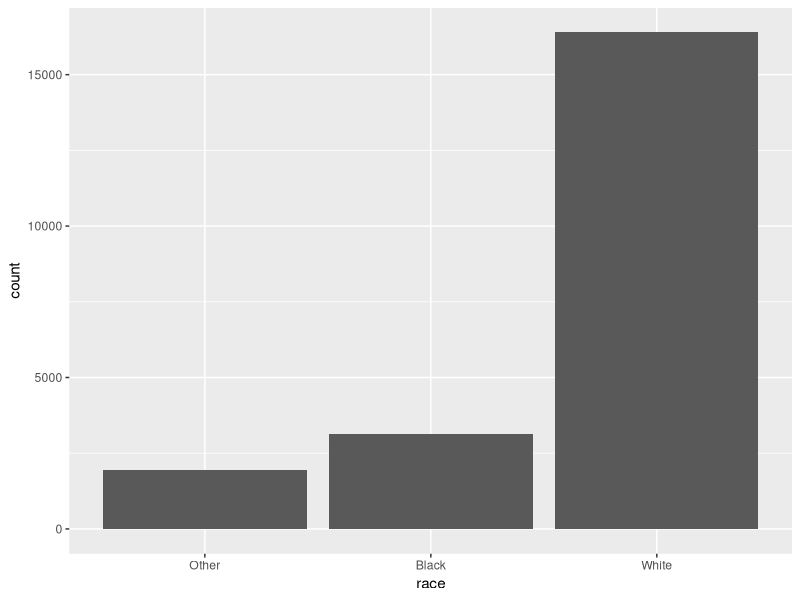
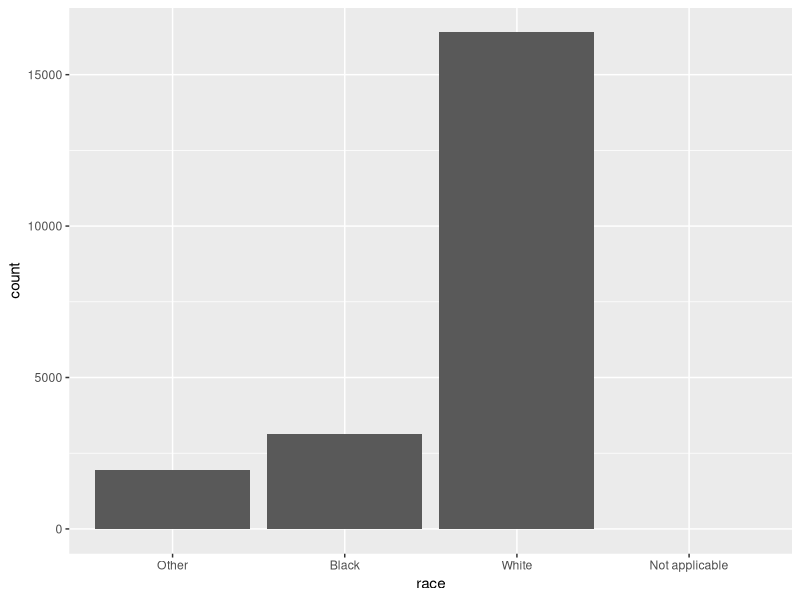
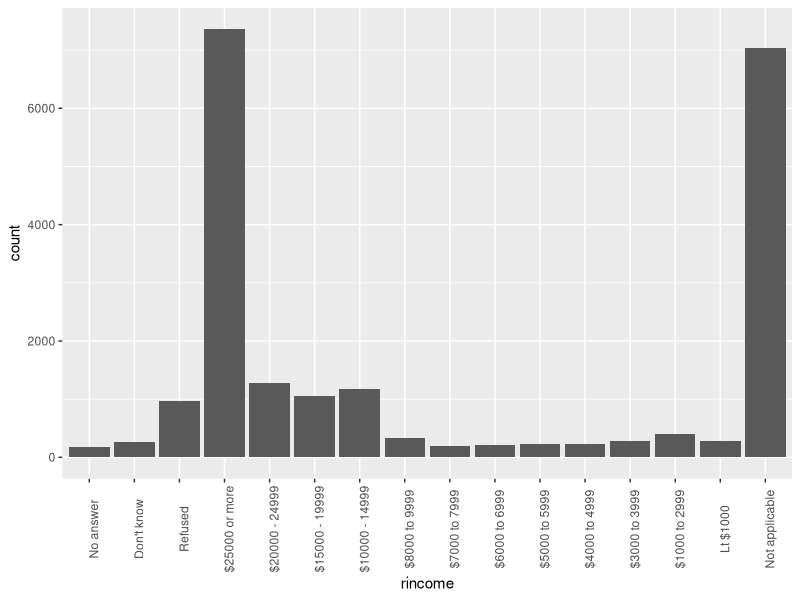
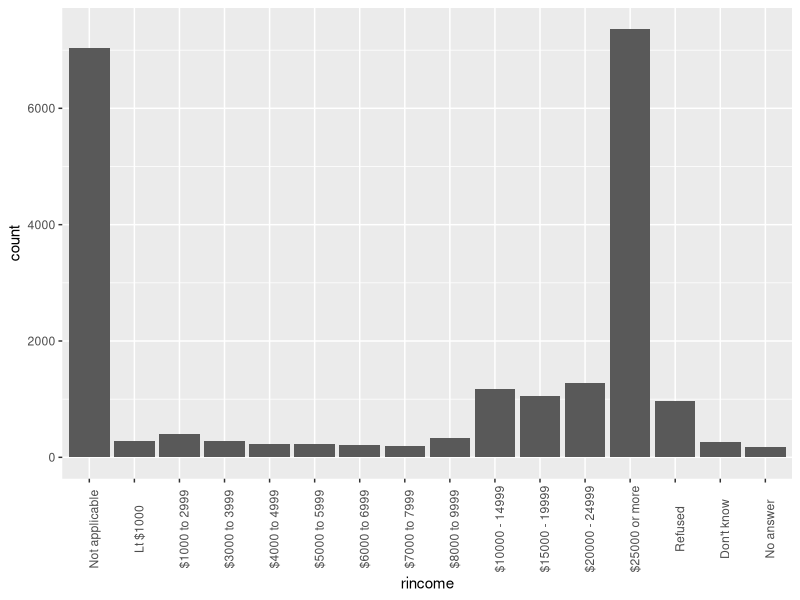
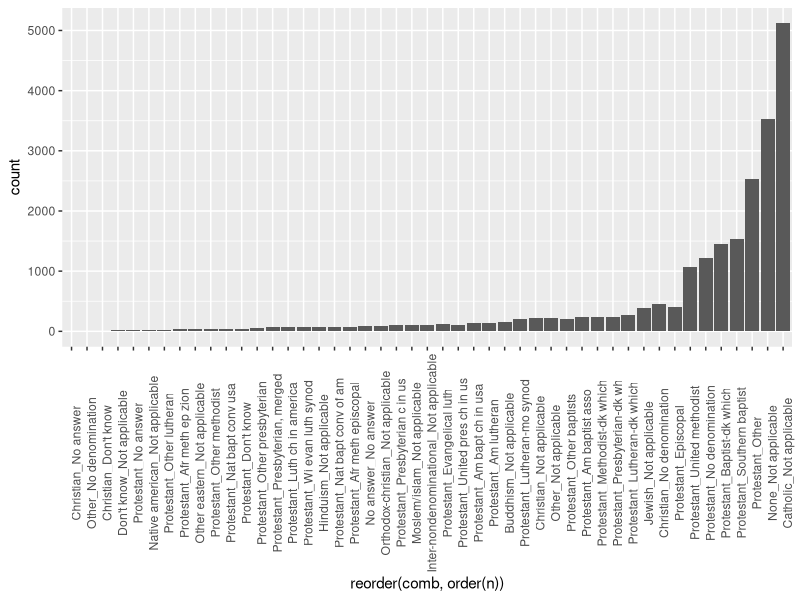
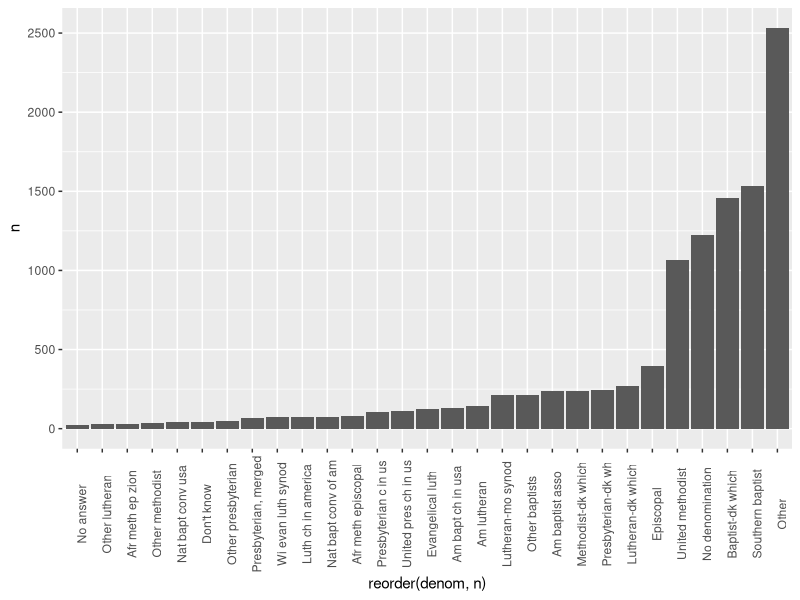
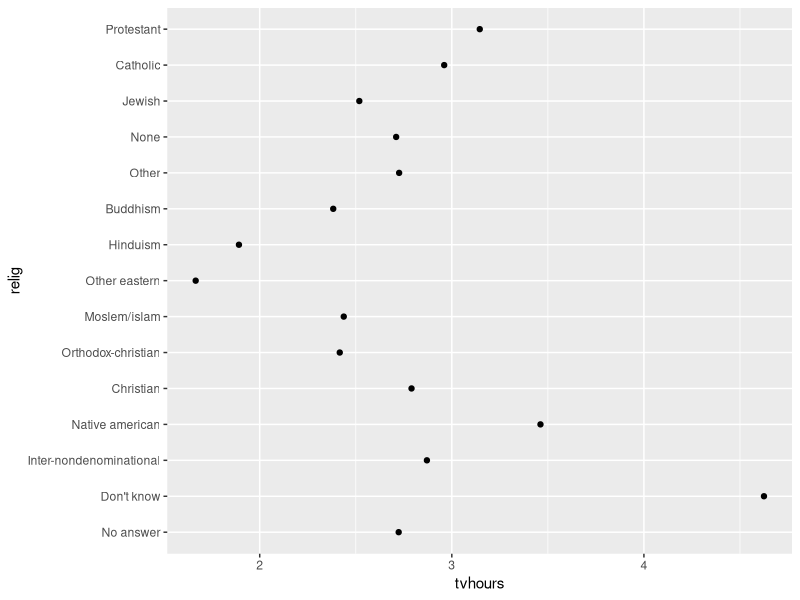
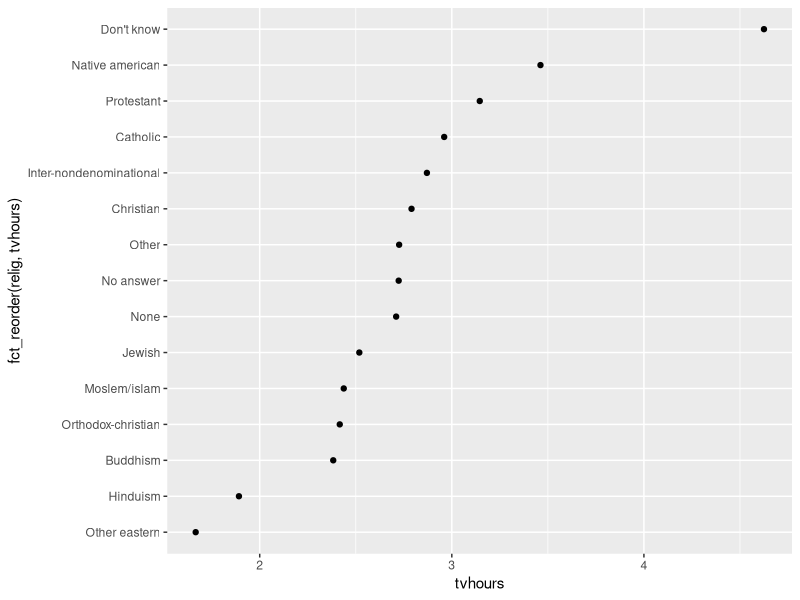

R code for these plots, in order:
## ---- chunk 1
knitr::opts_chunk$set(echo = TRUE)
## ---- chunk 2
library(tidyverse)
library(forcats)
## ---- chunk 3
x1 <- c("Dec", "Apr", "Jan", "Mar")

x2 <- c("Dec", "Apr", "Jam", "Mar")

sort(x1)

month_levels <- c(
  "Jan", "Feb", "Mar", "Apr", "May", "Jun", 
  "Jul", "Aug", "Sep", "Oct", "Nov", "Dec"
)

y1 <- factor(x1, levels = month_levels)
y1
sort(y1)

y2 <- factor(x2, levels = month_levels)
y2

y2 <- parse_factor(x2, levels = month_levels)

factor(x1)

f1 <- factor(x1, levels = unique(x1))
f1

f2 <- x1 %>% factor() %>% fct_inorder()
f2

levels(f2)
## ---- chunk 4
gss_cat

gss_cat %>%
  count(race)

ggplot(gss_cat, aes(race)) +
  geom_bar()

ggplot(gss_cat, aes(race)) +
  geom_bar() +
  scale_x_discrete(drop = FALSE)
## ---- chunk 5
ggplot(gss_cat, aes(rincome)) +
  geom_bar() +
  scale_x_discrete(drop = FALSE) +
  theme(axis.text.x = element_text(angle = 90))

ggplot(gss_cat, aes(rincome)) +
  geom_bar() +
  scale_x_discrete(limits = rev(levels(gss_cat$rincome)), drop = FALSE) +
  theme(axis.text.x = element_text(angle = 90))
## ---- chunk 6
gss_cat %>%
  count(relig, sort = T) %>%
  head(1)

gss_cat %>%
  count(partyid, sort = T) %>%
  head(1)
## ---- chunk 7
gss_cat %>%
  group_by(relig) %>%
  count(denom, sort = T)

gss_cat %>%
  group_by(relig) %>%
  count(denom, sort = T) %>%
  mutate(comb = paste(relig,denom, sep = "_")) %>%
  ggplot(aes(reorder(comb, order(n)), weight = n)) +
  geom_bar() +
  theme(axis.text.x = element_text(angle = 90))

gss_cat %>%
  filter(relig == "Protestant") %>%
  count(denom) %>%
  ggplot(aes(reorder(denom, n), n)) +
  geom_bar(stat = "identity") +
  theme(axis.text.x = element_text(angle = 90))
## ---- chunk 8
relig_summary <- gss_cat %>%
  group_by(relig) %>%
  summarise(
    age = mean(age, na.rm = TRUE),
    tvhours = mean(tvhours, na.rm = TRUE),
    n = n()
  )

ggplot(relig_summary, aes(tvhours, relig)) + geom_point()
ggplot(relig_summary, aes(tvhours, fct_reorder(relig, tvhours))) +
  geom_point()

relig_summary %>%
  mutate(relig = fct_reorder(relig, tvhours)) %>%
  ggplot(aes(tvhours, relig)) +
    geom_point()

rincome_summary <- gss_cat %>%
  group_by(rincome) %>%
  summarise(
    age = mean(age, na.rm = TRUE),
    tvhours = mean(tvhours, na.rm = TRUE),
    n = n()
  )

ggplot(rincome_summary, aes(age, fct_reorder(rincome, age))) + geom_point()

ggplot(rincome_summary, aes(age, fct_relevel(rincome, "Not applicable"))) +
  geom_point()

by_age <- gss_cat %>%
  filter(!is.na(age)) %>%
  group_by(age, marital) %>%
  count() %>%
  ungroup() %>%
  group_by(age) %>%
  mutate(prop = n / sum(n))

ggplot(by_age, aes(age, prop, colour = marital)) +
  geom_line(na.rm = TRUE)

ggplot(by_age, aes(age, prop, colour = fct_reorder2(marital, age, prop))) +
  geom_line() +
  labs(colour = "marital")

gss_cat %>%
  mutate(marital = marital %>% fct_infreq() %>% fct_rev()) %>%
  ggplot(aes(marital)) +
    geom_bar()
## ---- chunk 9
summary(gss_cat$tvhours)

gss_cat %>%
  group_by(tvhours) %>%
  count() %>%
  ggplot(aes(tvhours, weight = n)) + 
  geom_bar()
## ---- chunk 10
str(gss_cat)
levels(gss_cat$marital)
levels(gss_cat$race)
levels(gss_cat$rincome)
levels(gss_cat$partyid)
levels(gss_cat$relig)
levels(gss_cat$denom)
## ---- chunk 11
gss_cat %>% count(partyid)

gss_cat %>%
  mutate(partyid = fct_recode(partyid,
    "Republican, strong"    = "Strong republican",
    "Republican, weak"      = "Not str republican",
    "Independent, near rep" = "Ind,near rep",
    "Independent, near dem" = "Ind,near dem",
    "Democrat, weak"        = "Not str democrat",
    "Democrat, strong"      = "Strong democrat"
  )) %>%
  count(partyid)

gss_cat %>%
  mutate(partyid = fct_recode(partyid,
    "Republican, strong"    = "Strong republican",
    "Republican, weak"      = "Not str republican",
    "Independent, near rep" = "Ind,near rep",
    "Independent, near dem" = "Ind,near dem",
    "Democrat, weak"        = "Not str democrat",
    "Democrat, strong"      = "Strong democrat",
    "Other"                 = "No answer",
    "Other"                 = "Don't know",
    "Other"                 = "Other party"
  )) %>%
  count(partyid)

gss_cat %>%
  mutate(partyid = fct_collapse(partyid,
    other = c("No answer", "Don't know", "Other party"),
    rep = c("Strong republican", "Not str republican"),
    ind = c("Ind,near rep", "Independent", "Ind,near dem"),
    dem = c("Not str democrat", "Strong democrat")
  )) %>%
  count(partyid)

gss_cat %>%
  mutate(relig = fct_lump(relig)) %>%
  count(relig)

gss_cat %>%
  mutate(relig = fct_lump(relig, n = 10)) %>%
  count(relig, sort = TRUE) %>%
  print(n = Inf)
## ---- chunk 12
parties <- gss_cat %>%
  mutate(partyid = fct_collapse(partyid,
    other = c("No answer", "Don't know", "Other party"),
    rep = c("Strong republican", "Not str republican"),
    ind = c("Ind,near rep", "Independent", "Ind,near dem"),
    dem = c("Not str democrat", "Strong democrat")
  )) %>%
  group_by(year) %>%
  count(partyid) %>%
  mutate(prop = n / sum(n))

ggplot(parties, aes(year, prop, fill = partyid)) +
  geom_bar(stat = "identity")

ggplot(parties, aes(partyid, prop, fill = partyid)) +
  geom_bar(stat = "identity") +
  facet_wrap(~year)
## ---- chunk 13
gss_cat %>%
  mutate(rincome = fct_collapse(rincome,
    other = c("No answer", "Don't know", "Refused", "Not applicable"),
    `$4999 or less` = c("Lt $1000", "$1000 to 2999", "$3000 to 3999", "$4000 to 4999"),
    `$5000 to 9999`= c("$5000 to 5999", "$6000 to 6999", "$7000 to 7999", "$8000 to 9999")
  )) %>%
  count(rincome)
